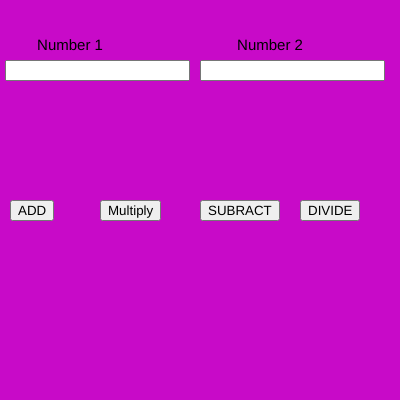
Frame 1 (no input)
Frame 60 (no input): identical to frame 1, image omitted
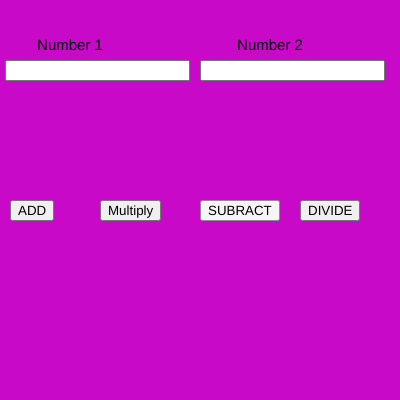
Frame 120 (the mouse pressed at the canvas centre since frame 60)

The p5.js sketch that drew these frames (run headless with seeded random() and noise() and a simulated clock; from frame 60 on, the mouse is pressed at the canvas centre):

// p5.js sketch
// ── sketch.js
var n1,n2;
var b1,b2,b3,b4;
var add;
var sub;
var divide;
var mul;

function setup() {
  
  createCanvas(400, 400);
  
  num1 = createInput();
  num1.position(5, 60);
  
  num2 = createInput();
  num2.position(200, 60);
  
  b1 = createButton("ADD");
  b1.position(10, 200);
  b1.mousePressed(add);
  
  b2 = createButton("Multiply");
  b2.position(100, 200);
  b2.mousePressed(mul);

  b3 = createButton("SUBRACT");
  b3.position(200,200);
  b3.mousePressed(sub);

  b4 = createButton("DIVIDE");
  b4.position(300,200);
  b4.mousePressed(division);
  
  
  textAlign(CENTER);
  textSize(15);
}

function draw() {
  background(200,10,200)
  text("Number 1",70,50)
  text("Number 2",270,50)

  n1 = parseInt(num1.value());
  n2 = parseInt(num2.value());
  

}

function add(){
  console.log (n1+n2);
}

function sub(){
  console.log(n1-n2);
}

function mul(){
  console.log(n1*n2);
}

function division(){
  console.log(n1/n2);
}
